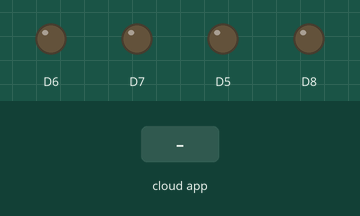
Bench run of a sketch on a simulated ESP8266 (NodeMCU). Shown: output pins drawn as LEDs (lit = HIGH). The test bench sets the inputs (shaded band).

Above: at 1.2 s.
1.3 s: the phone or cloud app sets D5 to 1
At 1.8 s:
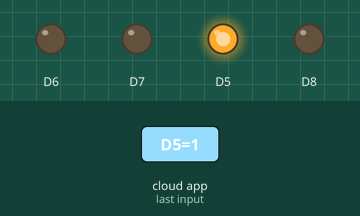
2.8 s: the phone or cloud app sets D6 to 1
At 4.0 s:
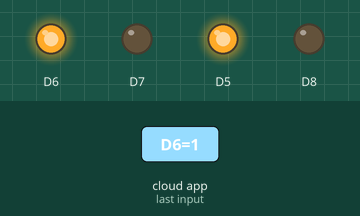
4.3 s: the phone or cloud app sets D7 to 1
At 5.3 s:
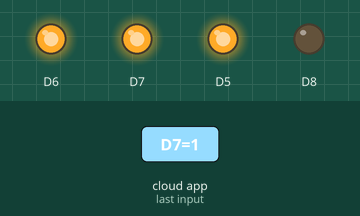
5.8 s: the phone or cloud app sets D8 to 1
At 6.4 s:
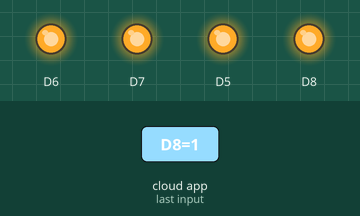
7.3 s: the phone or cloud app sets D5 to 0
At 7.6 s:
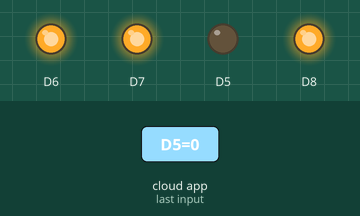
8.8 s: the phone or cloud app sets D6 to 0
At 9.9 s:
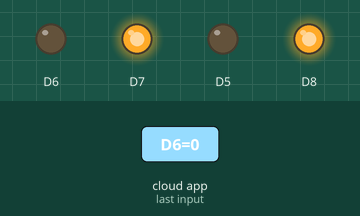
Timing chart, 0 to 11.3 s (numbered marks = the images above; inputs shaded):
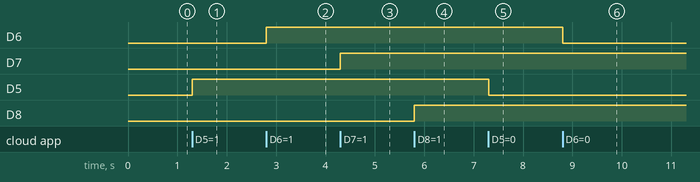

The sketch:

Program_Kontrol_4_Relay_dg_Thinger.io.ino
```cpp
/***************************************
 * Project Kontrol 4 Relay dg thinger.io
 * Board  : NodeMCU ESP8266 V3
 * Input  : thinger.io
 * Output : Relay 4 Channel
 * 99 Proyek IoT
 * www.ardutech.com
 ****************************************/

#include <ThingerESP8266.h>
//---GANTI SESUAI DENGAN USER NAME Thinger.io  ANDA
#define USERNAME "Ardutech"
//---GANTI SESUAI DENGAN DEVICE ID Thinger.io  ANDA
#define DEVICE_ID "Kontrol_Relay"
//---GANTI SESUAI DENGAN TOKEN Thinger.io  ANDA
#define DEVICE_CREDENTIAL "SmZAUN9SSsw7"
//---GANTI SESUAI DENGAN JARINGAN WIFI
//---HOTSPOT ANDA
#define SSID "ArdutechWiFi"   // Nama Hotspot/WiFi
#define SSID_PASSWORD "12345678"   //  Password
ThingerESP8266 thing(USERNAME, DEVICE_ID, DEVICE_CREDENTIAL);
//================================================
void setup() {
  pinMode(D5, OUTPUT);
  pinMode(D6, OUTPUT);
  pinMode(D7, OUTPUT);
  pinMode(D8, OUTPUT);
  Serial.begin(9600);
  thing.add_wifi(SSID, SSID_PASSWORD);
  thing["D5"] << digitalPin(D5);
  thing["D6"] << digitalPin(D6);
  thing["D7"] << digitalPin(D7);
  thing["D8"] << digitalPin(D8);

}
//=================================================
void loop() {
  thing.handle();
}
```

Measured:
- after the input at 1.3 s, D5: LOW → HIGH at once
- after the input at 2.8 s, D6: LOW → HIGH at once
- after the input at 4.3 s, D7: LOW → HIGH at once
- after the input at 5.8 s, D8: LOW → HIGH at once
- after the input at 7.3 s, D5: HIGH → LOW at once
- after the input at 8.8 s, D6: HIGH → LOW at once
